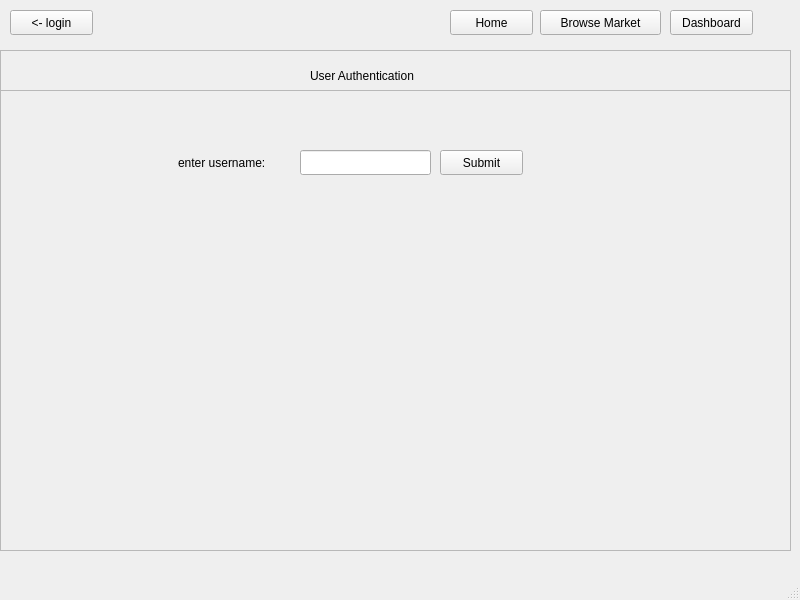
<?xml version="1.0" encoding="UTF-8"?>
<ui version="4.0">
 <class>MainWindow</class>
 <widget class="QMainWindow" name="MainWindow">
  <property name="geometry">
   <rect>
    <x>0</x>
    <y>0</y>
    <width>800</width>
    <height>600</height>
   </rect>
  </property>
  <property name="windowTitle">
   <string>MainWindow</string>
  </property>
  <widget class="QWidget" name="centralwidget">
   <widget class="QStackedWidget" name="loginScreen">
    <property name="geometry">
     <rect>
      <x>0</x>
      <y>50</y>
      <width>801</width>
      <height>531</height>
     </rect>
    </property>
    <property name="currentIndex">
     <number>0</number>
    </property>
    <widget class="QWidget" name="page">
     <widget class="QFrame" name="frame_11">
      <property name="geometry">
       <rect>
        <x>0</x>
        <y>0</y>
        <width>791</width>
        <height>501</height>
       </rect>
      </property>
      <property name="frameShape">
       <enum>QFrame::StyledPanel</enum>
      </property>
      <property name="frameShadow">
       <enum>QFrame::Raised</enum>
      </property>
      <widget class="QFrame" name="frame_12">
       <property name="geometry">
        <rect>
         <x>0</x>
         <y>40</y>
         <width>791</width>
         <height>461</height>
        </rect>
       </property>
       <property name="frameShape">
        <enum>QFrame::StyledPanel</enum>
       </property>
       <property name="frameShadow">
        <enum>QFrame::Raised</enum>
       </property>
       <widget class="QLabel" name="label">
        <property name="geometry">
         <rect>
          <x>178</x>
          <y>64</y>
          <width>121</width>
          <height>17</height>
         </rect>
        </property>
        <property name="text">
         <string>enter username:</string>
        </property>
       </widget>
       <widget class="QLineEdit" name="userInput">
        <property name="geometry">
         <rect>
          <x>300</x>
          <y>60</y>
          <width>131</width>
          <height>25</height>
         </rect>
        </property>
       </widget>
       <widget class="QPushButton" name="p1Button">
        <property name="geometry">
         <rect>
          <x>440</x>
          <y>60</y>
          <width>83</width>
          <height>25</height>
         </rect>
        </property>
        <property name="text">
         <string>Submit</string>
        </property>
       </widget>
       <widget class="QLabel" name="errorLabel">
        <property name="geometry">
         <rect>
          <x>250</x>
          <y>40</y>
          <width>241</width>
          <height>17</height>
         </rect>
        </property>
        <property name="text">
         <string/>
        </property>
       </widget>
      </widget>
      <widget class="QLabel" name="label_2">
       <property name="geometry">
        <rect>
         <x>310</x>
         <y>10</y>
         <width>131</width>
         <height>31</height>
        </rect>
       </property>
       <property name="text">
        <string>User Authentication</string>
       </property>
      </widget>
     </widget>
    </widget>
    <widget class="QWidget" name="vendorPage">
     <widget class="QLabel" name="vendorLabel">
      <property name="geometry">
       <rect>
        <x>220</x>
        <y>110</y>
        <width>331</width>
        <height>17</height>
       </rect>
      </property>
      <property name="text">
       <string>welcome vendor,</string>
      </property>
     </widget>
    </widget>
    <widget class="QWidget" name="orgPage">
     <widget class="QLabel" name="orgLabel">
      <property name="geometry">
       <rect>
        <x>220</x>
        <y>110</y>
        <width>341</width>
        <height>17</height>
       </rect>
      </property>
      <property name="text">
       <string>welcome organizer,</string>
      </property>
     </widget>
    </widget>
    <widget class="QWidget" name="adminPage">
     <widget class="QLabel" name="adminLabel">
      <property name="geometry">
       <rect>
        <x>230</x>
        <y>110</y>
        <width>351</width>
        <height>17</height>
       </rect>
      </property>
      <property name="text">
       <string>welcome admin, </string>
      </property>
     </widget>
    </widget>
    <widget class="QWidget" name="vendorDashboard">
     <widget class="QFrame" name="frame">
      <property name="geometry">
       <rect>
        <x>10</x>
        <y>20</y>
        <width>231</width>
        <height>471</height>
       </rect>
      </property>
      <property name="frameShape">
       <enum>QFrame::StyledPanel</enum>
      </property>
      <property name="frameShadow">
       <enum>QFrame::Raised</enum>
      </property>
      <widget class="QLabel" name="label_3">
       <property name="geometry">
        <rect>
         <x>38</x>
         <y>10</y>
         <width>181</width>
         <height>20</height>
        </rect>
       </property>
       <property name="text">
        <string>Business Information</string>
       </property>
      </widget>
      <widget class="QFrame" name="frame_4">
       <property name="geometry">
        <rect>
         <x>0</x>
         <y>40</y>
         <width>231</width>
         <height>431</height>
        </rect>
       </property>
       <property name="frameShape">
        <enum>QFrame::StyledPanel</enum>
       </property>
       <property name="frameShadow">
        <enum>QFrame::Raised</enum>
       </property>
       <widget class="QLabel" name="label_4">
        <property name="geometry">
         <rect>
          <x>10</x>
          <y>10</y>
          <width>211</width>
          <height>17</height>
         </rect>
        </property>
        <property name="text">
         <string>Business Name</string>
        </property>
       </widget>
       <widget class="QLabel" name="label_5">
        <property name="geometry">
         <rect>
          <x>10</x>
          <y>100</y>
          <width>211</width>
          <height>17</height>
         </rect>
        </property>
        <property name="text">
         <string>Owner Name</string>
        </property>
       </widget>
       <widget class="QLabel" name="label_6">
        <property name="geometry">
         <rect>
          <x>10</x>
          <y>200</y>
          <width>211</width>
          <height>17</height>
         </rect>
        </property>
        <property name="text">
         <string>Contact Information</string>
        </property>
       </widget>
       <widget class="QLabel" name="label_7">
        <property name="geometry">
         <rect>
          <x>10</x>
          <y>360</y>
          <width>211</width>
          <height>17</height>
         </rect>
        </property>
        <property name="text">
         <string>Vendor Category</string>
        </property>
       </widget>
       <widget class="QLabel" name="dashCategory">
        <property name="geometry">
         <rect>
          <x>10</x>
          <y>380</y>
          <width>181</width>
          <height>17</height>
         </rect>
        </property>
        <property name="text">
         <string/>
        </property>
       </widget>
       <widget class="QLabel" name="dashEmail">
        <property name="geometry">
         <rect>
          <x>10</x>
          <y>220</y>
          <width>211</width>
          <height>17</height>
         </rect>
        </property>
        <property name="text">
         <string/>
        </property>
       </widget>
       <widget class="QLabel" name="dashPhone">
        <property name="geometry">
         <rect>
          <x>10</x>
          <y>240</y>
          <width>211</width>
          <height>17</height>
         </rect>
        </property>
        <property name="text">
         <string/>
        </property>
       </widget>
       <widget class="QLabel" name="dashAddress">
        <property name="geometry">
         <rect>
          <x>10</x>
          <y>260</y>
          <width>211</width>
          <height>41</height>
         </rect>
        </property>
        <property name="text">
         <string/>
        </property>
       </widget>
       <widget class="QLabel" name="dashBusiness">
        <property name="geometry">
         <rect>
          <x>10</x>
          <y>30</y>
          <width>171</width>
          <height>17</height>
         </rect>
        </property>
        <property name="text">
         <string/>
        </property>
       </widget>
       <widget class="QLabel" name="dashOwner">
        <property name="geometry">
         <rect>
          <x>10</x>
          <y>120</y>
          <width>211</width>
          <height>17</height>
         </rect>
        </property>
        <property name="text">
         <string/>
        </property>
       </widget>
      </widget>
      <zorder>frame_4</zorder>
      <zorder>label_3</zorder>
     </widget>
     <widget class="QFrame" name="frame_2">
      <property name="geometry">
       <rect>
        <x>240</x>
        <y>20</y>
        <width>531</width>
        <height>231</height>
       </rect>
      </property>
      <property name="frameShape">
       <enum>QFrame::StyledPanel</enum>
      </property>
      <property name="frameShadow">
       <enum>QFrame::Raised</enum>
      </property>
      <widget class="QFrame" name="frame_5">
       <property name="geometry">
        <rect>
         <x>0</x>
         <y>0</y>
         <width>201</width>
         <height>231</height>
        </rect>
       </property>
       <property name="frameShape">
        <enum>QFrame::StyledPanel</enum>
       </property>
       <property name="frameShadow">
        <enum>QFrame::Raised</enum>
       </property>
       <widget class="QFrame" name="frame_6">
        <property name="geometry">
         <rect>
          <x>0</x>
          <y>40</y>
          <width>201</width>
          <height>191</height>
         </rect>
        </property>
        <property name="frameShape">
         <enum>QFrame::StyledPanel</enum>
        </property>
        <property name="frameShadow">
         <enum>QFrame::Raised</enum>
        </property>
        <widget class="QListView" name="bookingsList">
         <property name="geometry">
          <rect>
           <x>0</x>
           <y>0</y>
           <width>201</width>
           <height>192</height>
          </rect>
         </property>
        </widget>
       </widget>
       <widget class="QLabel" name="label_8">
        <property name="geometry">
         <rect>
          <x>45</x>
          <y>12</y>
          <width>111</width>
          <height>17</height>
         </rect>
        </property>
        <property name="text">
         <string>Active Bookings</string>
        </property>
       </widget>
      </widget>
      <widget class="QFrame" name="frame_7">
       <property name="geometry">
        <rect>
         <x>200</x>
         <y>40</y>
         <width>331</width>
         <height>191</height>
        </rect>
       </property>
       <property name="frameShape">
        <enum>QFrame::StyledPanel</enum>
       </property>
       <property name="frameShadow">
        <enum>QFrame::Raised</enum>
       </property>
      </widget>
      <widget class="QLabel" name="label_9">
       <property name="geometry">
        <rect>
         <x>250</x>
         <y>10</y>
         <width>281</width>
         <height>20</height>
        </rect>
       </property>
       <property name="text">
        <string>Compliance Documentation Status</string>
       </property>
      </widget>
     </widget>
     <widget class="QFrame" name="frame_3">
      <property name="geometry">
       <rect>
        <x>240</x>
        <y>250</y>
        <width>531</width>
        <height>241</height>
       </rect>
      </property>
      <property name="frameShape">
       <enum>QFrame::StyledPanel</enum>
      </property>
      <property name="frameShadow">
       <enum>QFrame::Raised</enum>
      </property>
      <widget class="QFrame" name="frame_8">
       <property name="geometry">
        <rect>
         <x>0</x>
         <y>0</y>
         <width>261</width>
         <height>241</height>
        </rect>
       </property>
       <property name="frameShape">
        <enum>QFrame::StyledPanel</enum>
       </property>
       <property name="frameShadow">
        <enum>QFrame::Raised</enum>
       </property>
       <widget class="QFrame" name="frame_9">
        <property name="geometry">
         <rect>
          <x>0</x>
          <y>40</y>
          <width>261</width>
          <height>201</height>
         </rect>
        </property>
        <property name="frameShape">
         <enum>QFrame::StyledPanel</enum>
        </property>
        <property name="frameShadow">
         <enum>QFrame::Raised</enum>
        </property>
        <widget class="QListView" name="waitList">
         <property name="geometry">
          <rect>
           <x>0</x>
           <y>0</y>
           <width>261</width>
           <height>201</height>
          </rect>
         </property>
        </widget>
       </widget>
       <widget class="QLabel" name="label_10">
        <property name="geometry">
         <rect>
          <x>80</x>
          <y>10</y>
          <width>131</width>
          <height>17</height>
         </rect>
        </property>
        <property name="text">
         <string>Active Waitlist</string>
        </property>
       </widget>
      </widget>
      <widget class="QFrame" name="frame_10">
       <property name="geometry">
        <rect>
         <x>260</x>
         <y>40</y>
         <width>271</width>
         <height>201</height>
        </rect>
       </property>
       <property name="frameShape">
        <enum>QFrame::StyledPanel</enum>
       </property>
       <property name="frameShadow">
        <enum>QFrame::Raised</enum>
       </property>
       <widget class="QListView" name="listView">
        <property name="geometry">
         <rect>
          <x>0</x>
          <y>0</y>
          <width>271</width>
          <height>201</height>
         </rect>
        </property>
       </widget>
      </widget>
      <widget class="QLabel" name="label_11">
       <property name="geometry">
        <rect>
         <x>330</x>
         <y>10</y>
         <width>191</width>
         <height>20</height>
        </rect>
       </property>
       <property name="text">
        <string>System Notifications</string>
       </property>
      </widget>
     </widget>
    </widget>
   </widget>
   <widget class="QPushButton" name="returnLogin">
    <property name="geometry">
     <rect>
      <x>10</x>
      <y>10</y>
      <width>83</width>
      <height>25</height>
     </rect>
    </property>
    <property name="text">
     <string>&lt;- login</string>
    </property>
   </widget>
   <widget class="QPushButton" name="vBrowse">
    <property name="geometry">
     <rect>
      <x>540</x>
      <y>10</y>
      <width>121</width>
      <height>25</height>
     </rect>
    </property>
    <property name="text">
     <string>Browse Market</string>
    </property>
   </widget>
   <widget class="QPushButton" name="vDash">
    <property name="geometry">
     <rect>
      <x>670</x>
      <y>10</y>
      <width>83</width>
      <height>25</height>
     </rect>
    </property>
    <property name="text">
     <string>Dashboard</string>
    </property>
   </widget>
   <widget class="QPushButton" name="vHome">
    <property name="geometry">
     <rect>
      <x>450</x>
      <y>10</y>
      <width>83</width>
      <height>25</height>
     </rect>
    </property>
    <property name="text">
     <string>Home</string>
    </property>
   </widget>
  </widget>
  <widget class="QMenuBar" name="menubar">
   <property name="geometry">
    <rect>
     <x>0</x>
     <y>0</y>
     <width>800</width>
     <height>22</height>
    </rect>
   </property>
  </widget>
  <widget class="QStatusBar" name="statusbar"/>
 </widget>
 <resources/>
 <connections/>
</ui>
